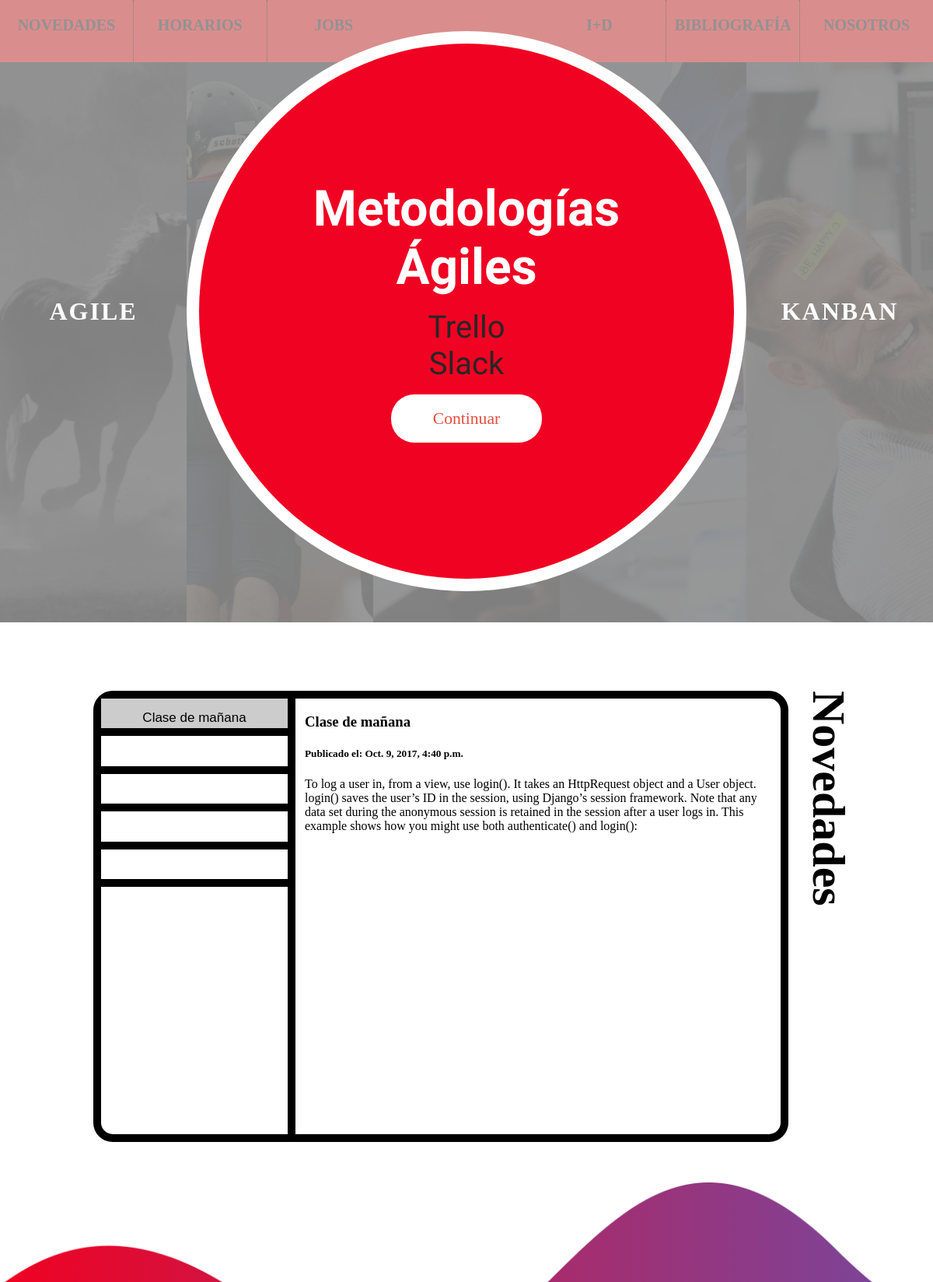
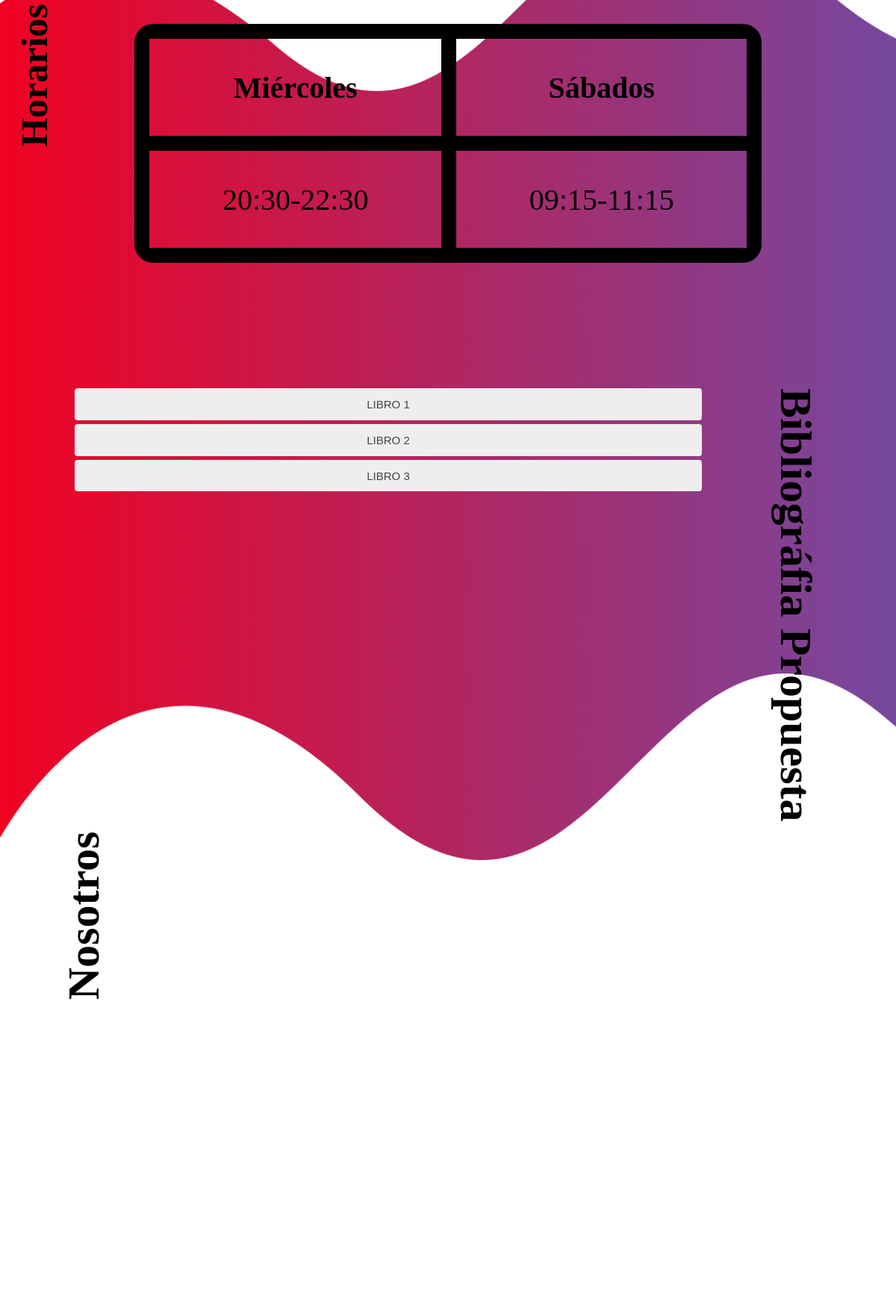
Screenshot of /web/ (upper part) with the database file from the repository (2 pictures, top to bottom).
### web/models.py (models this page shows, shortened)
class Novedad(models.Model):
    titulo = models.CharField(max_length=30) #Titulo de la novedad
    contenido = models.TextField() #Contenido de la novedad
    fechaP = models.DateTimeField('fecha de publicacion')
    tags = models.CharField(max_length=30)

### web/views.py (the view)
# urls.py: url(r'^web/', web_view),
def web_view(request):
    novedades = Novedad.objects.all().order_by('-fechaP')[:5]
    trabajos = Trabajo.objects.all().order_by('-fechaP')
    return render(request, 'web/index.html', {'novedades': novedades})

### web/templates/web/index.html (shortened to what this page needs)
{% load staticfiles %}
<!DOCTYPE HTML>
<html>
	<head>
		{% load static %}
		<link rel="stylesheet" href="{% static 'web/css/style.css' %}">
	</head>
	<body>
		{% include 'web/header.html' %}
		{% include 'web/menu.html' %}
		{% include 'web/presentacion.html' %}
		{% include 'web/novedades.html' %}
		{% include 'web/horarios.html' %}
		{% include 'web/bibliografia.html' %}
		{% include 'web/nosotros.html' %}
		{% include 'web/jobs.html' %}
	</body>
</html>

### web/templates/web/novedades.html (shortened to what this page needs)
    <div class="container-nov" id="novedades">
        <h1>Novedades</h1>
        <div class="nov">
            <div class="tab">
                <button class="tablinks" onclick="openNov(event, 'nov1')" id="defaultOpen">{{ novedades.0.titulo }}</button>
                <button class="tablinks" onclick="openNov(event, 'nov2')">{{ novedades.1.titulo }}</button>
                <button class="tablinks" onclick="openNov(event, 'nov3')">{{ novedades.2.titulo }}</button>
                <button class="tablinks" onclick="openNov(event, 'nov4')">{{ novedades.3.titulo }}</button>
                <button claLibro 1ss="tablinks" onclick="openNov(event, 'nov5')">{{ novedades.4.titulo }}</button>
              </div>
              <div id="nov1" class="tabcontent">
                <h3>{{ novedades.0.titulo }}</h3>
                <h5>Publicado el: {{ novedades.0.fechaP }}</h5>
                <p>{{ novedades.0.contenido }}</p>
              </div>
        </div>
    </div>

### web/static/web/css/style.css (style rules this page uses)
body { margin: 0; padding: 0; }

### web/static/web/css/red-ballon.css (style rules this page uses)
input[type="submit"], input[type="reset"], input[type="button"], button, .button { -moz-appearance: none; -webkit-appearance: none; -ms-appearance: none; appearance: none; -moz-transition: background-color 0.2s ease-in-out, color 0.2s ease-in-out; -webkit-transition: background-color 0.2s ease-in-out, color 0.2s ease-in-out; -ms-transition: background-color 0.2s ease-in-out, color 0.2s ease-in-out; transition: background-color 0.2s ease-in-out, color 0.2s ease-in-out; border-radius: 4px; border: 0; cursor: pointer; display: inline-block; font-weight: 300; height: 2.85em; line-height: 2.95em; padding: 0 2.5em; text-align: center; text-decoration: none; white-space: nowrap; }

### web/static/web/css/novedades.css (style rules this page uses)
.container-nov { width: 100vw; height: 90vh; background:white; position: relative; }
.container-nov h1 { writing-mode: vertical-lr; float: right; margin-right: 100px; margin-top: 11vh; font-size: 60px; }
.nov { position: absolute; top: 11vh; left: 10vw; margin: auto; box-sizing: border-box; border: 10px solid black; border-radius: 25px; }
div.tab { float: left; width: 20vw; height: 70vh; border-right: 10px solid black; }
div.tab button { display: block; background-color: inherit; color: black; width: 100%; border-bottom:10px solid black; border-radius: 0px; text-align: center; cursor: pointer; transition: 0.3s; font-size: 17px; }
div.tab button.active { background-color: #ccc; }
.tabcontent { float: left; padding: 0px 12px; width: 50vw; border-left: none; height: 70vh; }

### rows the page displays
Novedad: titulo "Clase de mañana", fechaP "Oct. 9, 2017, 4:40 p.m.", contenido "To log a user in, from a view, use login(). It takes an HttpRequest object and a User object. login() saves the user’s ID in the session, using Django’s session framework. Note that any data set during the anonymous session is retained in the session after a user logs in. This example shows how you might use both authenticate() and login():"
